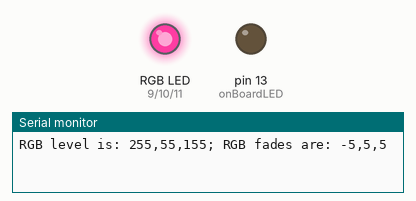
Recording of a sketch running on a simulated Arduino Uno, built with avr-gcc and run on an emulated ATmega328P. Shown: an RGB LED mixed from three pins (HIGH = lit), output pins drawn as LEDs (lit = HIGH), the last lines printed to the serial monitor. Dim RGB values are drawn brighter than linear.

Above: at 0.05 s.
At 0.6 s:
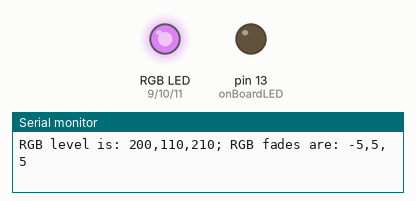
At 1.2 s:
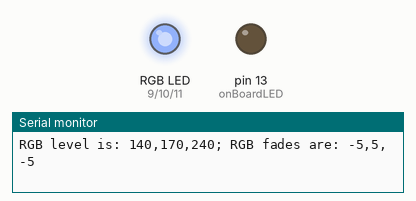
At 2.4 s:
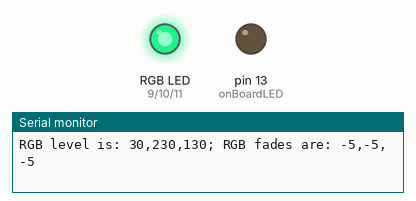
At 3.6 s:
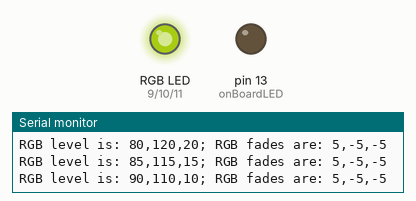
At 4.8 s:
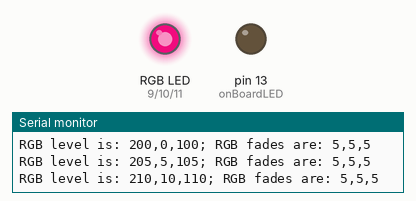
Timing chart, 0 to 6.8 s (numbered marks = the images above):
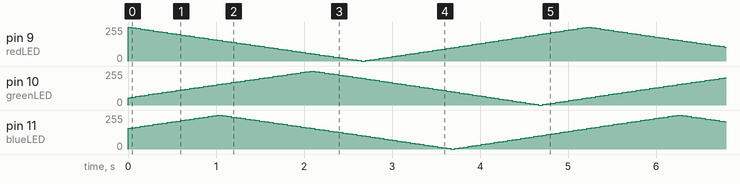

The sketch:

RGB_ColorFade.ino
```cpp
// Global variables
int redLED = 9;         // red LED connected to pin 9
int greenLED = 10;      // green LED connected to pin 10
int blueLED = 11;       // blue LED connected to pin 11
int onBoardLED = 13;    // onboard LED is connected to pin 13
int waitTime = 2000;     // setup a delay const

int redLevel = 250;     // setup variables to hold brightness levels
int greenLevel = 50;
int blueLevel = 150;

int redFade = 5;        // setup variables to control fade
int greenFade = 5;
int blueFade = 5;

void setup() {
  Serial.begin(9600);         // turn on the serial port for monitoring as needed
  pinMode(redLED, OUTPUT);    // setup pins as OUTPUT
  pinMode(greenLED, OUTPUT);
  pinMode(blueLED, OUTPUT);
  pinMode(onBoardLED, OUTPUT);

  digitalWrite(onBoardLED, LOW);    // make sure the onboard LED is off
}

void loop() {

  analogWrite(redLED, redLevel);        // set level of red LED
  redLevel = redLevel + redFade;        // change level for next loop interation
  if (redLevel <= 0 || redLevel >= 255) {     // reverse the fade at top and bottom limits
    redFade = -redFade;
  }

  analogWrite(greenLED, greenLevel);
  greenLevel = greenLevel + greenFade;        // change level for next loop interation
  if (greenLevel <= 0 || greenLevel >= 255) {     // reverse the fade at top and bottom limits
    greenFade = -greenFade;
  }

  analogWrite(blueLED, blueLevel);
  blueLevel = blueLevel + blueFade;        // change level for next loop interation
  if (blueLevel <= 0 || blueLevel >= 255) {     // reverse the fade at top and bottom limits
    blueFade = -blueFade;
  }

  Serial.print("RGB level is: ");
  Serial.print(redLevel); Serial.print(",");
  Serial.print(greenLevel); Serial.print(",");
  Serial.print(blueLevel); Serial.print("; ");

  Serial.print("RGB fades are: ");
  Serial.print(redFade); Serial.print(",");
  Serial.print(greenFade); Serial.print(",");
  Serial.println(blueFade);
}
```
